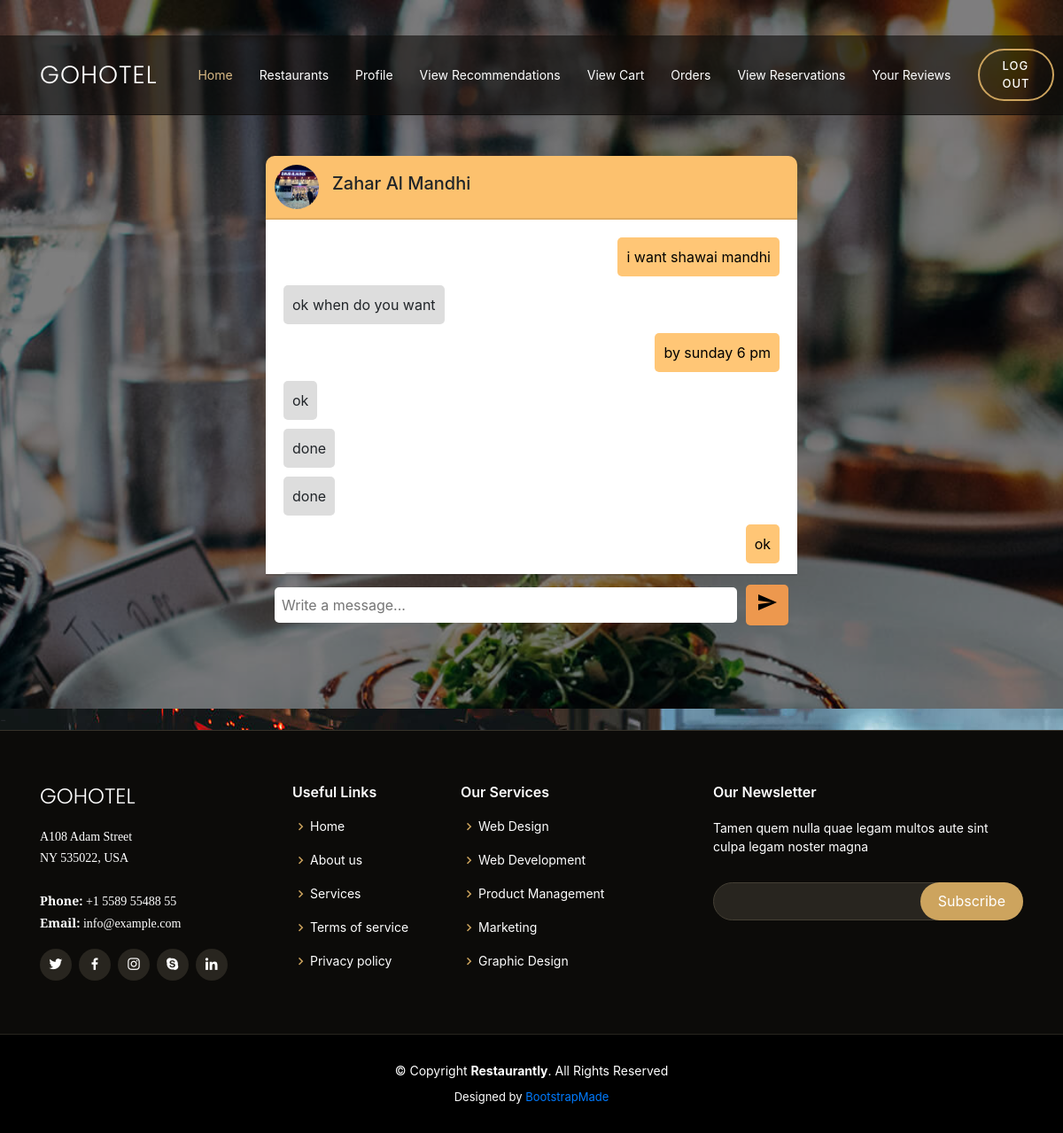
Page /user_restaurant_chat/4 (signed in) on the committed database.
### RestaurantApp/models.py (models this page shows, shortened)
class Restaurants(models.Model):
    category = models.CharField(max_length=100)
    name = models.CharField(max_length=100)
    image = models.FileField(upload_to='image/')
    address = models.CharField(max_length=500)
    district = models.CharField(max_length=50)
    city = models.CharField(max_length=100)
    contact = models.CharField(max_length=100)
    about=models.TextField(null=True)
    approval_status = models.IntegerField(default=0)
    login_id = models.ForeignKey('Login', on_delete=models.CASCADE)
    have_certificate = models.IntegerField(default=0)  # No choices here
    fssai_nunmber = models.CharField(null=True, max_length=10)
    department_approved=models.IntegerField(null=False,default=0)#0-not approved and 1- approved

class Chat(models.Model):
     user_sender_id=models.ForeignKey('Users',on_delete=models.CASCADE,related_name='user_sender_id',null=True)
     user_reciever_id=models.ForeignKey('Users',on_delete=models.CASCADE,related_name='user_reciever_id',null=True)
     restaurant_sender_id=models.ForeignKey('Restaurants',on_delete=models.CASCADE,related_name='restaurant_sender_id',null=True)
     restaurant_reciever_id=models.ForeignKey('Restaurants',on_delete=models.CASCADE,related_name='restaurant_reciever_id',null=True)
     messages=models.TextField()
     date_and_time=models.DateTimeField(auto_now_add=True)

### RestaurantApp/views.py (the view)
# urls.py: path('user_restaurant_chat/<int:id>',views.user_restaurant_chat,name='user_restaurant_chat'),
def user_restaurant_chat(request,id):
    usr=request.session.get('user_id')
    if not usr:
        return redirect('index')
    user=get_object_or_404(Users,login_id=usr)
    restaurant_details=get_object_or_404(Restaurants,id=id)
    if request.method=='POST':
        form=messages_form(request.POST)
        if form.is_valid():
            f=form.save(commit=False)
            f.user_sender_id=user
            f.restaurant_reciever_id=restaurant_details
            f.save()
            return redirect('user_restaurant_chat',id=id)
    else:
        form=messages_form()
        send_messages=Chat.objects.filter(user_sender_id=user, restaurant_reciever_id=restaurant_details)
        recieved_messages=Chat.objects.filter(restaurant_sender_id=restaurant_details,user_reciever_id=user)
        messages=sorted(chain(send_messages,recieved_messages),key=attrgetter('date_and_time'))
        texts={
            "messages":messages,
            "user_sender_id":user,
            "restaurant_reciever_id":restaurant_details,
            "form":form,
        }
    return render(request,'user_restaurant_chat.html',texts)

### RestaurantApp/forms.py
class messages_form(forms.ModelForm):
    class Meta:
        model=Chat
        fields=['messages']

### RestaurantApp/templates/user_restaurant_chat.html (shortened to what this page needs)
{% extends 'user_header.html' %}
{% block content %}
  <link rel="stylesheet" href="https://maxcdn.bootstrapcdn.com/bootstrap/4.0.0/css/bootstrap.min.css">
</head>
<body>
  <div class="container">
    <div class="single-chat-tab mt-5">
      <div class="chat-header">
        <div class="user-dp">
          <img src="/media/{{restaurant_reciever_id.image}}" alt="img">
        </div>
        <h5>{{restaurant_reciever_id.name}}</h5>
      </div>
      <div class="chat-body d-flex flex-column">
        {% for messages in messages %}
        {% if messages.restaurant_sender_id == restaurant_reciever_id and messages.user_reciever_id == user_sender_id %}
        <div class="message-content receiver">{{messages.messages}}</div>
        {% else %}
        <div class="message-content sender">{{messages.messages}}</div> {% endif %}
        {% endfor %}
      </div>
      <form method="POST">
      <div class="chat-footer">
        <input type="text" name="messages" placeholder="Write a message...">
        <button type="submit"><i class="material-icons">send</i></button>
      </div>
      </form>
    </div>
  </div>
 {% endblock %}

### RestaurantApp/static/users/assets/css/style.css (style rules this page uses)
body { font-family: "Open Sans", sans-serif; background: #0c0b09; color: #fff; }
h1, h2, h3, h4, h5, h6 { font-family: "Playfair Display", serif; }
#hero .container { padding-top: 110px; }

### RestaurantApp/templates/user_restaurant_chat.html (style rules this page uses)
body { background-image: url('static/bg.jpg'); }
.single-chat-tab { width: 100%; max-width: 600px; margin: auto; border: 0px solid #dddddd00; border-radius: 10px; overflow: hidden; padding-top: 0px; padding-bottom: 200px; }
.chat-header { border-bottom: 2px solid rgba(0, 0, 0, 0.1); padding: 10px; display: flex; align-items: center; background: #fcc16e; }
.user-dp img { width: 50px; height: 50px; border-radius: 50%; margin-right: 15px; }
.chat-body { height: 400px; overflow-y: auto; padding: 20px; background: #ffffff; }
.message-content { max-width: 70%; margin-bottom: 10px; padding: 10px; border-radius: 5px; }
.receiver { background: #ddd; align-self: flex-start; }
.sender { background: #ffc676; color: #000000; align-self: flex-end; text-align: right; }
.chat-footer { padding: 10px; display: flex; align-items: center; border-top: 2px solid rgba(0, 0, 0, 0.1); }
.chat-footer input { flex: 1; padding: 8px; border: none; border-radius: 5px; }
.chat-footer button { background: #ed984e; color: #000000; border: none; margin-left: 10px; padding: 8px 12px; border-radius: 5px; }

### rows in the picture
Restaurants: image (picture), name "Zahar Al Mandhi"
Chat: messages "i want shawai mandhi"
Chat: messages "ok when do you want"
Chat: messages "by sunday 6 pm"
Chat: messages "ok"
Chat: messages "done"
Chat: messages "done"
Chat: messages "ok"
